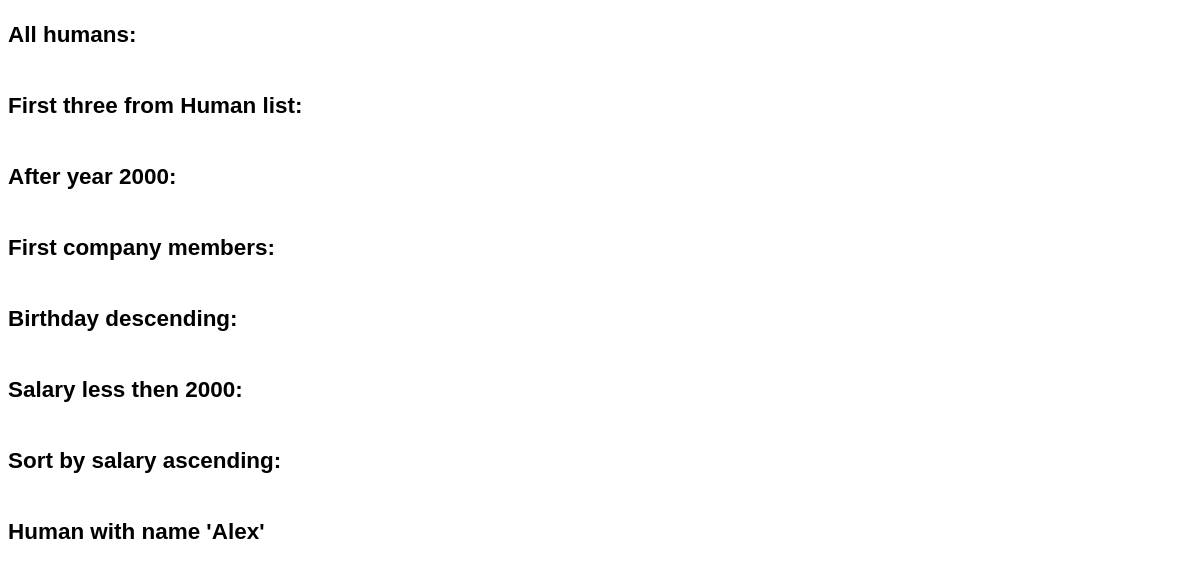
The app's page /appdatabase/list/, older data.
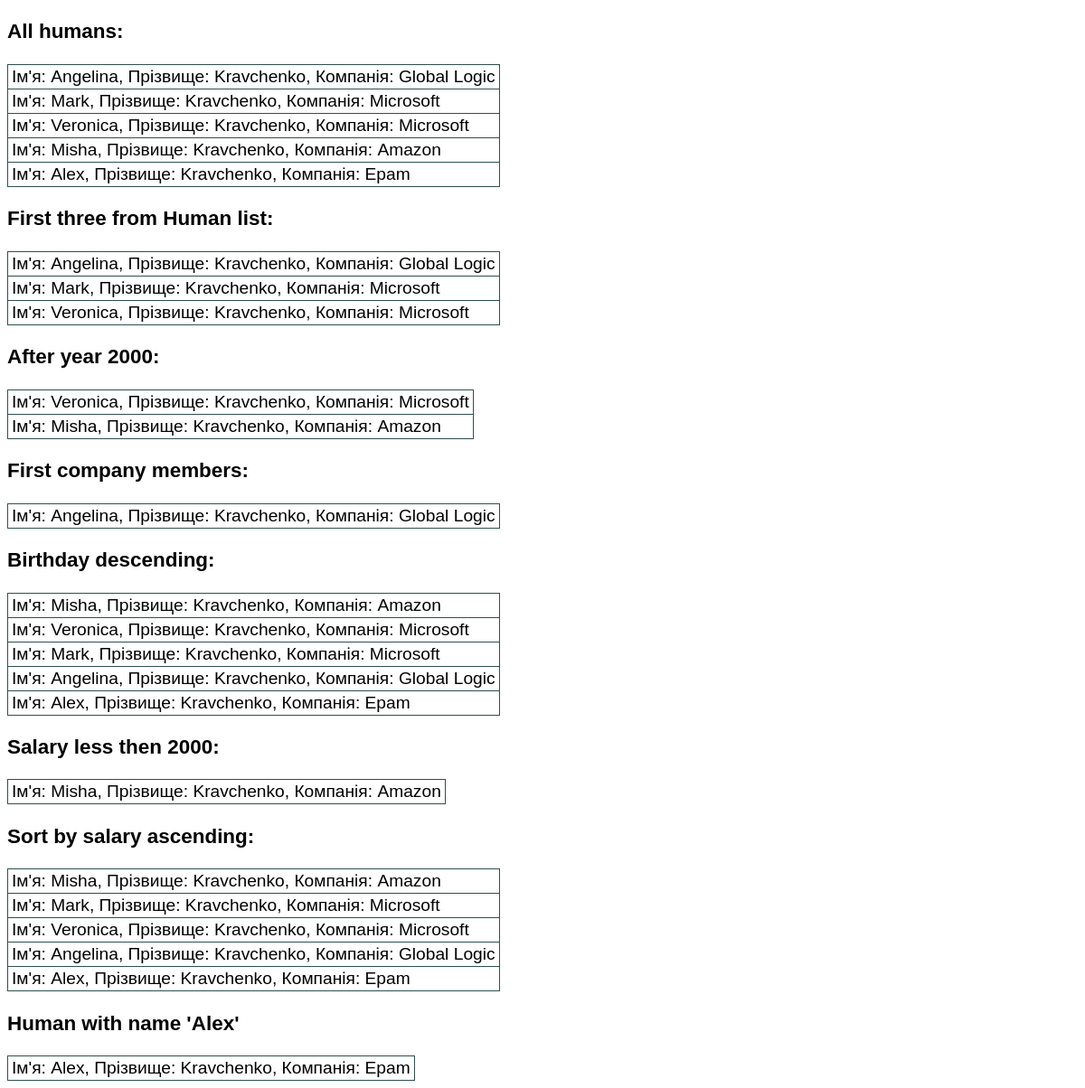
The same page, newer data.
### appdatabase/models.py (models this page shows)
class Human (models.Model):
    name = models.CharField(max_length=50)
    surname = models.CharField(max_length=50)
    birth = models.DateField()
    COMPANY = (
        ('Epam', 'Epam'),
        ('Global Logic', 'Global Logic'),
        ('Microsoft', 'Microsoft'),
        ('Google', 'Google'),
        ('Amazon', 'Amazon')
    )
    company = models.CharField(max_length=150, choices=COMPANY)
    POSITION = (
        ('p', 'Programmer'),
        ('d', 'CEO'),
        ('m', 'Manager')
    )
    position = models.CharField(max_length=15, choices=POSITION)
    LANGUAGE = (
        ('e', 'English'),
        ('f', 'Franch'),
        ('g', 'German'),
        ('u', 'Ukrainian'),
        ('r', 'Russion'),
    )
    language = models.CharField(max_length=10, choices=LANGUAGE, default='e')
    salary = models.IntegerField()
    def __str__(self):
        return 'Ім\'я: %s, Прізвище: %s, Компанія: %s' % (self.name, self.surname, self.company)

### appdatabase/views.py (the view)
# urls.py: path('list/', List.as_view())
class List (TemplateView):
    template_name = 'list.html'
    model = Human
    def get_context_data(self, **kwargs):
        context = super().get_context_data(**kwargs)
        context['human_list'] = Human.objects.all()
        context['firstThree_list'] = Human.objects.all()[:3]
        context['first_company'] = Human.objects.filter(company='Epam')
        context['after_year_00'] = Human.objects.filter(birth__year__gte=2000)
        context['first_human'] = Human.objects.filter(id__exact=1)
        context['birth_desc'] = Human.objects.order_by('-birth')
        context['salary_less_2000'] = Human.objects.filter(salary__lt=2000)
        context['salary_asc'] = Human.objects.order_by('salary')
        context['name_exact'] = Human.objects.filter(name='Alex')
        return context

### appdatabase/templates/list.html (shortened to what this page needs)
<!DOCTYPE html>
<html lang="en">
<head>
</head>
<body>
    <h3>All humans:</h3>
    <table>
        {% for list in human_list %}
        <tr>
            <td>
            {{ list }}
            </td>
        </tr>
        {% endfor %}
    </table>
    <h3>First three from Human list:</h3>
    <table>
        {% for list in firstThree_list %}
        <tr>
            <td>
            {{ list }}
            </td>
        </tr>
        {% endfor %}
    </table>
    <h3>After year 2000:</h3>
    <table>
        {%for item in after_year_00 %}
        <tr>
             <td>
                 {{ item }}
             </td>
        </tr>
        {% endfor%}
    </table>
    <h3>First company members:</h3>
    <table>
        {%for item in first_human %}
        <tr>
             <td>
                 {{ item }}
             </td>
        </tr>
        {% endfor%}
    </table>
    <h3>Birthday descending:</h3>
    <table>
        {%for item in birth_desc %}
        <tr>
             <td>
                 {{ item }}
             </td>
        </tr>
        {% endfor%}
    </table>
    <h3>Salary less then 2000:</h3>
    <table>
        {%for item in salary_less_2000 %}
        <tr>
             <td>
                 {{ item }}
             </td>
        </tr>
        {% endfor%}
    </table>
    <h3>Sort by salary ascending:</h3>
    <table>
        {%for item in salary_asc %}
        <tr>
             <td>
                 {{ item }}
             </td>
        </tr>
        {% endfor%}
    </table>
    <h3>Human with name 'Alex'</h3>
    <table>
        {%for item in name_exact %}
        <tr>
             <td>
                 {{ item }}
             </td>
        </tr>
        {% endfor%}
    </table>
</body>
</html>

### appdatabase/templates/list.html (style rules this page uses)
body { font-size: 1.2rem; font-family: Arial; }
table { border-collapse: collapse; }
td { border-color: darkslategray; border-width: 1px; border-style: solid; padding: 2px 4px; }

Row changes from the older to the newer data that the page shows:
added Human: name+surname+company "Ім'я: Angelina, Прізвище: Kravchenko, Компанія: Global Logic"
added Human: name+surname+company "Ім'я: Mark, Прізвище: Kravchenko, Компанія: Microsoft"
added Human: name+surname+company "Ім'я: Veronica, Прізвище: Kravchenko, Компанія: Microsoft"
added Human: name+surname+company "Ім'я: Misha, Прізвище: Kravchenko, Компанія: Amazon"
added Human: name+surname+company "Ім'я: Alex, Прізвище: Kravchenko, Компанія: Epam"
